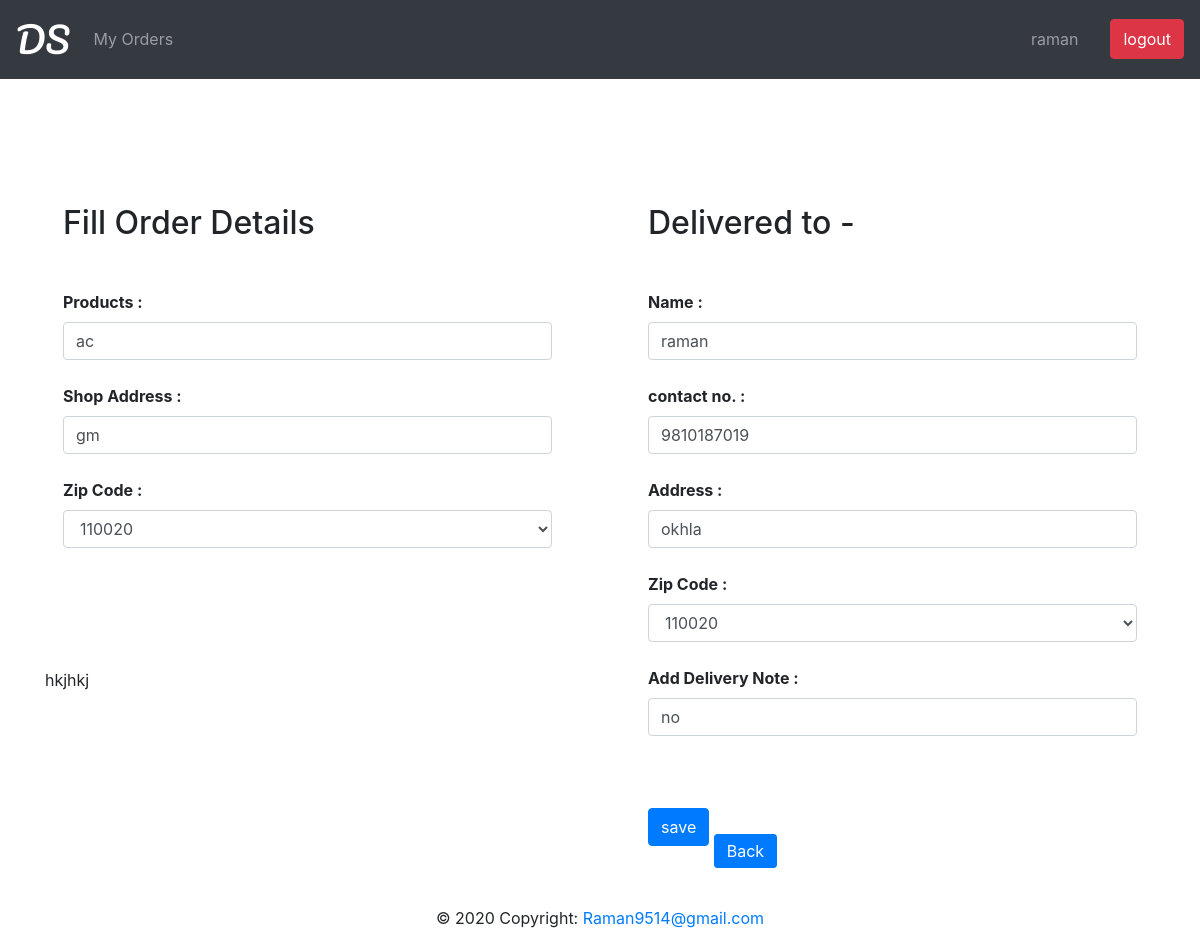
Page /order/editorder/6 (signed in) on the earlier database version.
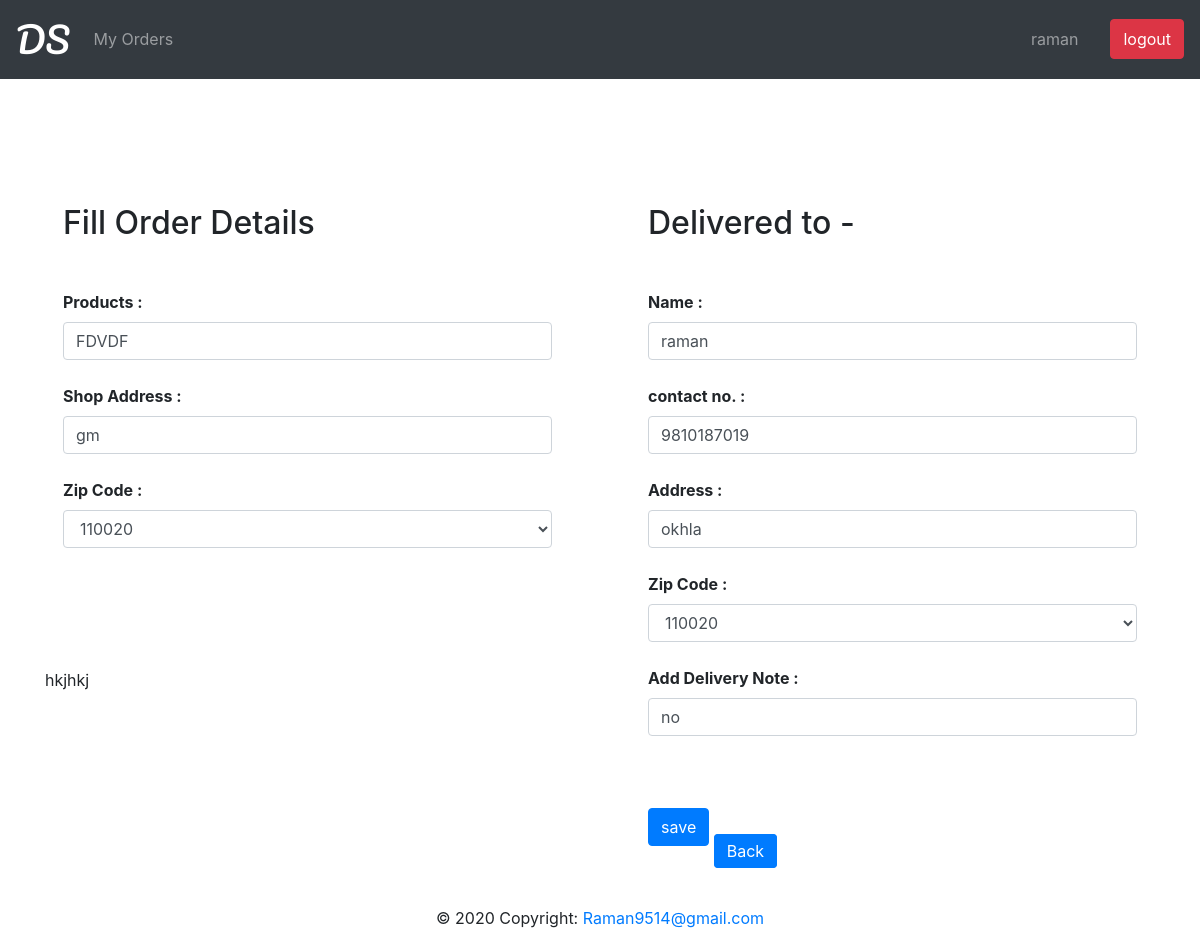
Same page on the later database version.
### order/models.py (models this page shows)
class Order(models.Model):
    user_id= models.ForeignKey(User,on_delete=models.CASCADE)
    u_name = models.CharField(max_length=50)
    u_phone_no = models.CharField(max_length=10)
    u_delivery_address = models.CharField(max_length=350)
    u_pincode=models.CharField(max_length=6)
    u_delivery_note = models.CharField(max_length=300 , blank=True)
    product_list = models.CharField(max_length=350)
    shop_address = models.CharField(max_length=350 )
    shop_pincode = models.CharField(max_length=6)
    order_date = models.DateTimeField(auto_now_add=True )
    order_pending = models.BooleanField(default=True)
    order_picked = models.BooleanField(default=False)
    order_delivered = models.BooleanField(default=False)
    order_cancelled = models.BooleanField(default=False)

### order/views.py (the view)
# urls.py: path('editorder/<int:id>',views.editorder,name='editorder'),
def editorder(request,id):
    if request.user.is_authenticated:
        if request.method == 'POST':
            obj=Order.objects.get(pk=id)
            fm=OrderForm(request.POST,instance=obj)
            if fm.is_valid():
                fm.save()
        else:
            obj=Order.objects.get(pk=id)
            fm=OrderForm(instance=obj)
        return render(request,'editorder.html',{"form":fm})

### templates/editorder.html (shortened to what this page needs)
{% extends "basic.html" %}
{% block content %}
<div class="container col-lg-12">
<div class="container rounded col-lg-6 border-lg mt-1 mb-5 p-5 float-left ">
  <h2 class="mb-5 " >Fill Order Details</h2>
 <form method="post" >
  {% for fm in form %}
    {% if fm == form.u_name %}
  </div>
    <div class="container rounded border-lg mt-1 mb-1 p-5 col-lg-6 float-right" >
      <h2 class="mb-5 " >Delivered to -</h2>
    {% endif %}
     <b>{{fm.label_tag}}</b><br>
    {{fm}}<br>
    {% endfor %}
    <input type="submit" name="submit" value="save" class="btn btn-primary mb-5 d-inline " >
    <a href="{% url 'myorder'%}" class="btn btn-primary mb-5  d-inline ">Back</a>
</div>
</div>
<div class="container  " style="position: relative;">
   hkjhkj
</div>
{% endblock content %}

Differences in the rows shown:
changed Order "gm": product_list "ac" → "FDVDF"
